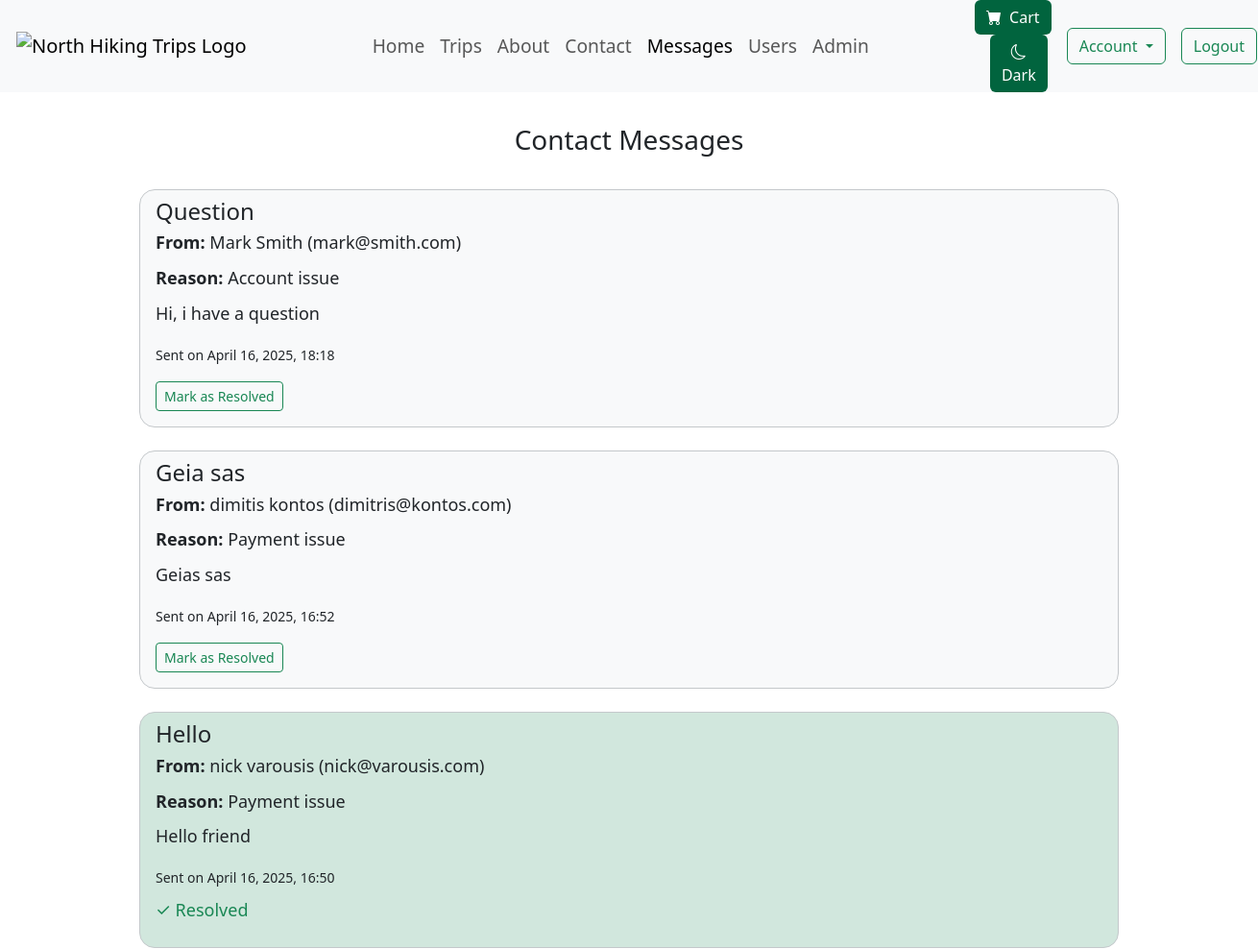
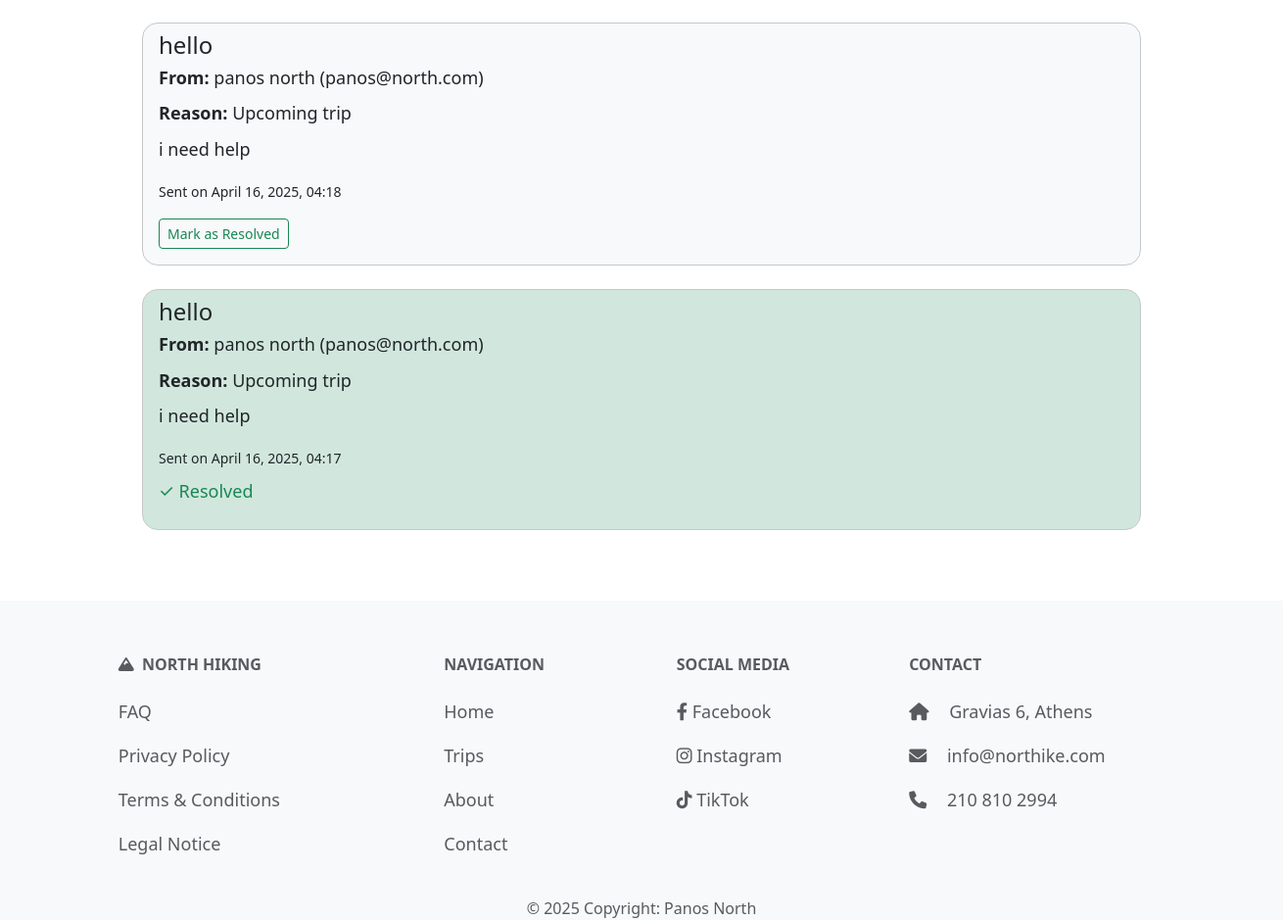
Screenshot of /admin-tools/admin/messages/ (signed in) with the database file from the repository (2 pictures, top to bottom).
### trips/models.py (models this page shows, shortened)
class ContactMessage(models.Model):
    REASON_CHOICES = [
        ("Upcoming trip", "Upcoming trip"),
        ("Past trip", "Past trip"),
        ("Trip suggestion", "Trip suggestion"),
        ("Shop", "Shop"),
        ("Payment issue", "Payment issue"),
        ("Account issue", "Account issue"),
        ("Other", "Other"),
    ]
    first_name = models.CharField(max_length=60)
    last_name = models.CharField(max_length=60)
    email = models.EmailField()
    subject = models.CharField(max_length=40)
    message = models.TextField(max_length=500)
    reason = models.CharField(max_length=50, choices=REASON_CHOICES)
    created_at = models.DateTimeField(auto_now_add=True)
    is_resolved = models.BooleanField(default=False)

### admin_tools/views.py (the view)
# urls.py: path('admin/messages/', views.admin_contact_messages, name='admin-contact-messages'),
@user_passes_test(lambda u: u.is_superuser)
def admin_contact_messages(request):
    messages_list = ContactMessage.objects.all().order_by('-created_at')
    return render(request, 'admin_tools/admin_contact_messages.html', {
        'messages_list': messages_list
    })

### trips/context_processors.py (called while the page is built)
def cart_item_count(request):
    if request.user.is_authenticated:
        count = CartItem.objects.filter(user=request.user).count()
        return {'cart_item_count': count}
    return {'cart_item_count': 0}

### admin_tools/templates/admin_tools/admin_contact_messages.html (shortened to what this page needs)
{% extends 'layout.html' %}
{% load static %}
{% block content %}
<div class="short-layout-body">
<div class="container short-layout-wrapper">
    <h2 class="normal_title">Contact Messages</h2>
    {% if messages_list %}
        <div class="list-group mx-5">
            {% for msg in messages_list %}
                <div class="list-group-item mb-4 rounded-4 border border-secondary-subtle {% if msg.is_resolved %}bg-success-subtle{% else %}bg-light{% endif %}">
                    <h4 class="mb-1">{{ msg.subject }}</h4>
                    <p class="mb-2"><strong>From:</strong> {{ msg.first_name }} {{ msg.last_name }} ({{ msg.email }})</p>
                    <p class="mb-2"><strong>Reason:</strong> {{ msg.reason }}</p>
                    <p class="mb-3 wrap softext">{{ msg.message }}</p>
                    <small>Sent on {{ msg.created_at|date:"F j, Y, H:i" }}</small>
                    {% if not msg.is_resolved %}
                        <form action="{% url 'admin-tools:mark-message-resolved' msg.id %}" method="post" class="mt-2">
                            <button type="submit" class="btn btn-sm btn-outline-success my-2">Mark as Resolved</button>
                        </form>
                    {% else %}
                        <p class="text-success mt-2">✓ Resolved</p>
                    {% endif %}
                </div>
            {% endfor %}
        </div>
    {% else %}
        <p>No contact messages yet.</p>
    {% endif %}
</div>
{% endblock %}

### static/css/styles.css (style rules this page uses)
h2 { font-size: 28px; margin-bottom: 15px; }
p { font-size: 18px; line-height: 1.6; }
.normal_title { text-align: center; margin-top: 3%; margin-bottom: 3%; }
.wrap { word-break: break-word; }
::placeholder { color: #6c757d; }
.short-layout-body { height: 100%; margin: 0; }
.short-layout-wrapper { min-height: 80vh; display: flex; flex-direction: column; }
.softext { font-weight: 100; }

### rows the page displays
ContactMessage: subject "Question", first_name "Mark", last_name "Smith", email "mark@smith.com", reason "Account issue", message "Hi, i have a question", created_at "April 16, 2025, 18:18", is_resolved "Mark as Resolved"
ContactMessage: subject "Geia sas", first_name "dimitis", last_name "kontos", email "dimitris@kontos.com", reason "Payment issue", message "Geias sas", created_at "April 16, 2025, 16:52", is_resolved "Mark as Resolved"
ContactMessage: subject "Hello", first_name "nick", last_name "varousis", email "nick@varousis.com", reason "Payment issue", message "Hello friend", created_at "April 16, 2025, 16:50", is_resolved "✓ Resolved"
ContactMessage: subject "hello", first_name "panos", last_name "north", email "panos@north.com", reason "Upcoming trip", message "i need help", created_at "April 16, 2025, 04:18", is_resolved "Mark as Resolved"
ContactMessage: subject "hello", first_name "panos", last_name "north", email "panos@north.com", reason "Upcoming trip", message "i need help", created_at "April 16, 2025, 04:17", is_resolved "✓ Resolved"
